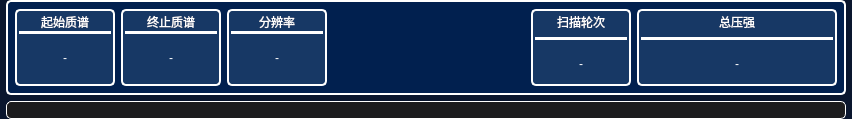
     <widget class="QWidget" name="widget_3" native="true">
      <property name="styleSheet">
       <string notr="true">QWidget{
	background-color: rgb(10, 22, 46);
    border-radius: 5px; 
    
	color: rgb(255, 255, 255);
}</string>
      </property>
      <layout class="QVBoxLayout" name="verticalLayout_2" stretch="0,10">
       <property name="leftMargin">
        <number>6</number>
       </property>
       <property name="topMargin">
        <number>0</number>
       </property>
       <property name="rightMargin">
        <number>6</number>
       </property>
       <property name="bottomMargin">
        <number>0</number>
       </property>
       <item>
        <widget class="QWidget" name="RGA_State" native="true">
         <property name="minimumSize">
          <size>
           <width>0</width>
           <height>95</height>
          </size>
         </property>
         <property name="maximumSize">
          <size>
           <width>16777215</width>
           <height>95</height>
          </size>
         </property>
         <property name="styleSheet">
          <string notr="true">QWidget{
	background-color: rgb(1, 32, 79);
    border-radius: 5px; 
	color: rgb(255, 255, 255);
}

#RGA_State{border:2px solid rgb(255, 255, 255)}</string>
         </property>
         <layout class="QHBoxLayout" name="horizontalLayout_5">
          <item>
           <widget class="QWidget" name="Start_AMU_Display" native="true">
            <property name="minimumSize">
             <size>
              <width>100</width>
              <height>0</height>
             </size>
            </property>
            <property name="maximumSize">
             <size>
              <width>100</width>
              <height>16777215</height>
             </size>
            </property>
            <property name="styleSheet">
             <string notr="true">QWidget
{
background-color: rgb(23, 56, 101);
font: 15pt &quot;Microsoft YaHei UI&quot;;
}

#Start_AMU_Display{border:2px solid rgb(255, 255, 255)}</string>
            </property>
            <layout class="QVBoxLayout" name="verticalLayout_9" stretch="3,0,8">
             <property name="spacing">
              <number>0</number>
             </property>
             <property name="leftMargin">
              <number>4</number>
             </property>
             <property name="topMargin">
              <number>4</number>
             </property>
             <property name="rightMargin">
              <number>4</number>
             </property>
             <property name="bottomMargin">
              <number>4</number>
             </property>
             <item>
              <widget class="QLabel" name="title_4">
               <property name="styleSheet">
                <string notr="true">font: 700 14pt &quot;Microsoft YaHei UI&quot;;</string>
               </property>
               <property name="text">
                <string>起始质谱</string>
               </property>
               <property name="alignment">
                <set>Qt::AlignCenter</set>
               </property>
              </widget>
             </item>
             <item>
              <widget class="Line" name="line_5">
               <property name="enabled">
                <bool>true</bool>
               </property>
               <property name="styleSheet">
                <string notr="true">#line_5
{
background-color: rgb(255, 255, 255);
}

#line_5::disabled
{
background-color: rgb(158, 158, 158);
}</string>
               </property>
               <property name="frameShadow">
                <enum>QFrame::Plain</enum>
               </property>
               <property name="orientation">
                <enum>Qt::Horizontal</enum>
               </property>
              </widget>
             </item>
             <item>
              <widget class="QLabel" name="Start_AMU_Value">
               <property name="styleSheet">
                <string notr="true">font: 700 16pt &quot;Microsoft YaHei UI&quot;;</string>
               </property>
               <property name="text">
                <string>-</string>
               </property>
               <property name="alignment">
                <set>Qt::AlignCenter</set>
               </property>
              </widget>
             </item>
            </layout>
           </widget>
          </item>
          <item>
           <widget class="QWidget" name="Stop_AMU_Display" native="true">
            <property name="minimumSize">
             <size>
              <width>100</width>
              <height>0</height>
             </size>
            </property>
            <property name="maximumSize">
             <size>
              <width>100</width>
              <height>16777215</height>
             </size>
            </property>
            <property name="styleSheet">
             <string notr="true">QWidget
{
background-color: rgb(23, 56, 101);
font: 15pt &quot;Microsoft YaHei UI&quot;;
}

#Stop_AMU_Display{border:2px solid rgb(255, 255, 255)}</string>
            </property>
            <layout class="QVBoxLayout" name="verticalLayout_10" stretch="3,0,8">
             <property name="spacing">
              <number>0</number>
             </property>
             <property name="leftMargin">
              <number>4</number>
             </property>
             <property name="topMargin">
              <number>4</number>
             </property>
             <property name="rightMargin">
              <number>4</number>
             </property>
             <property name="bottomMargin">
              <number>4</number>
             </property>
             <item>
              <widget class="QLabel" name="title_6">
               <property name="styleSheet">
                <string notr="true">font: 700 14pt &quot;Microsoft YaHei UI&quot;;</string>
               </property>
               <property name="text">
                <string>终止质谱</string>
               </property>
               <property name="alignment">
                <set>Qt::AlignCenter</set>
               </property>
              </widget>
             </item>
             <item>
              <widget class="Line" name="line_6">
               <property name="enabled">
                <bool>true</bool>
               </property>
               <property name="styleSheet">
                <string notr="true">#line_6
{
background-color: rgb(255, 255, 255);
}

#line_6::disabled
{
background-color: rgb(158, 158, 158);
}</string>
               </property>
               <property name="frameShadow">
                <enum>QFrame::Plain</enum>
               </property>
               <property name="orientation">
                <enum>Qt::Horizontal</enum>
               </property>
              </widget>
             </item>
             <item>
              <widget class="QLabel" name="Stop_AMU_Value">
               <property name="styleSheet">
                <string notr="true">font: 700 16pt &quot;Microsoft YaHei UI&quot;;</string>
               </property>
               <property name="text">
                <string>-</string>
               </property>
               <property name="alignment">
                <set>Qt::AlignCenter</set>
               </property>
              </widget>
             </item>
            </layout>
           </widget>
          </item>
          <item>
           <widget class="QWidget" name="Ppamu_Display" native="true">
            <property name="minimumSize">
             <size>
              <width>100</width>
              <height>0</height>
             </size>
            </property>
            <property name="maximumSize">
             <size>
              <width>100</width>
              <height>16777215</height>
             </size>
            </property>
            <property name="styleSheet">
             <string notr="true">QWidget
{
background-color: rgb(23, 56, 101);
font: 15pt &quot;Microsoft YaHei UI&quot;;
}

#Ppamu_Display{border:2px solid rgb(255, 255, 255)}</string>
            </property>
            <layout class="QVBoxLayout" name="verticalLayout_11" stretch="3,0,8">
             <property name="spacing">
              <number>0</number>
             </property>
             <property name="leftMargin">
              <number>4</number>
             </property>
             <property name="topMargin">
              <number>4</number>
             </property>
             <property name="rightMargin">
              <number>4</number>
             </property>
             <property name="bottomMargin">
              <number>4</number>
             </property>
             <item>
              <widget class="QLabel" name="title_8">
               <property name="styleSheet">
                <string notr="true">font: 700 14pt &quot;Microsoft YaHei UI&quot;;</string>
               </property>
               <property name="text">
                <string>分辨率</string>
               </property>
               <property name="alignment">
                <set>Qt::AlignCenter</set>
               </property>
              </widget>
             </item>
             <item>
              <widget class="Line" name="line_7">
               <property name="enabled">
                <bool>true</bool>
               </property>
               <property name="styleSheet">
                <string notr="true">#line_7
{
background-color: rgb(255, 255, 255);
}

#line_7::disabled
{
background-color: rgb(158, 158, 158);
}</string>
               </property>
               <property name="frameShadow">
                <enum>QFrame::Plain</enum>
               </property>
               <property name="orientation">
                <enum>Qt::Horizontal</enum>
               </property>
              </widget>
             </item>
             <item>
              <widget class="QLabel" name="Ppamu_Value">
               <property name="styleSheet">
                <string notr="true">font: 700 16pt &quot;Microsoft YaHei UI&quot;;</string>
               </property>
               <property name="text">
                <string>-</string>
               </property>
               <property name="alignment">
                <set>Qt::AlignCenter</set>
               </property>
              </widget>
             </item>
            </layout>
           </widget>
          </item>
          <item>
           <spacer name="horizontalSpacer_4">
            <property name="orientation">
             <enum>Qt::Horizontal</enum>
            </property>
            <property name="sizeHint" stdset="0">
             <size>
              <width>198</width>
              <height>20</height>
             </size>
            </property>
           </spacer>
          </item>
          <item>
           <widget class="QWidget" name="Scan_Number_Display" native="true">
            <property name="minimumSize">
             <size>
              <width>100</width>
              <height>0</height>
             </size>
            </property>
            <property name="maximumSize">
             <size>
              <width>100</width>
              <height>16777215</height>
             </size>
            </property>
            <property name="styleSheet">
             <string notr="true">QWidget
{
background-color: rgb(23, 56, 101);
font: 15pt &quot;Microsoft YaHei UI&quot;;
}



#Scan_Number_Display{border:2px solid rgb(255, 255, 255)}</string>
            </property>
            <layout class="QVBoxLayout" name="verticalLayout_12" stretch="3,0,8">
             <property name="leftMargin">
              <number>4</number>
             </property>
             <property name="topMargin">
              <number>4</number>
             </property>
             <property name="rightMargin">
              <number>4</number>
             </property>
             <property name="bottomMargin">
              <number>4</number>
             </property>
             <item>
              <widget class="QLabel" name="title_10">
               <property name="styleSheet">
                <string notr="true">font: 700 14pt &quot;Microsoft YaHei UI&quot;;</string>
               </property>
               <property name="text">
                <string>扫描轮次</string>
               </property>
               <property name="alignment">
                <set>Qt::AlignCenter</set>
               </property>
              </widget>
             </item>
             <item>
              <widget class="Line" name="line_8">
               <property name="enabled">
                <bool>true</bool>
               </property>
               <property name="styleSheet">
                <string notr="true">#line_8
{
background-color: rgb(255, 255, 255);
}

#line_8::disabled
{
background-color: rgb(158, 158, 158);
}</string>
               </property>
               <property name="frameShadow">
                <enum>QFrame::Plain</enum>
               </property>
               <property name="orientation">
                <enum>Qt::Horizontal</enum>
               </property>
              </widget>
             </item>
             <item>
              <widget class="QLabel" name="Scan_Number_Value">
               <property name="styleSheet">
                <string notr="true">font: 700 16pt &quot;Microsoft YaHei UI&quot;;</string>
               </property>
               <property name="text">
                <string>-</string>
               </property>
               <property name="alignment">
                <set>Qt::AlignCenter</set>
               </property>
              </widget>
             </item>
            </layout>
           </widget>
          </item>
          <item>
           <widget class="QWidget" name="Tol_Pressure_Display" native="true">
            <property name="minimumSize">
             <size>
              <width>200</width>
              <height>0</height>
             </size>
            </property>
            <property name="maximumSize">
             <size>
              <width>100</width>
              <height>16777215</height>
             </size>
            </property>
            <property name="styleSheet">
             <string notr="true">QWidget
{
background-color: rgb(23, 56, 101);
font: 15pt &quot;Microsoft YaHei UI&quot;;
}


#Tol_Pressure_Display{border:2px solid rgb(255, 255, 255)}</string>
            </property>
            <layout class="QVBoxLayout" name="verticalLayout_8" stretch="3,0,8">
             <property name="leftMargin">
              <number>4</number>
             </property>
             <property name="topMargin">
              <number>4</number>
             </property>
             <property name="rightMargin">
              <number>4</number>
             </property>
             <property name="bottomMargin">
              <number>4</number>
             </property>
             <item>
              <widget class="QLabel" name="title_2">
               <property name="styleSheet">
                <string notr="true">font: 700 14pt &quot;Microsoft YaHei UI&quot;;</string>
               </property>
               <property name="text">
                <string>总压强</string>
               </property>
               <property name="alignment">
                <set>Qt::AlignCenter</set>
               </property>
              </widget>
             </item>
             <item>
              <widget class="Line" name="line_4">
               <property name="enabled">
                <bool>true</bool>
               </property>
               <property name="styleSheet">
                <string notr="true">#line_4
{
background-color: rgb(255, 255, 255);
}

#line_4::disabled
{
background-color: rgb(158, 158, 158);
}</string>
               </property>
               <property name="frameShadow">
                <enum>QFrame::Plain</enum>
               </property>
               <property name="lineWidth">
                <number>1</number>
               </property>
               <property name="orientation">
                <enum>Qt::Horizontal</enum>
               </property>
              </widget>
             </item>
             <item>
              <widget class="QLabel" name="Tol_Pressure_Value">
               <property name="styleSheet">
                <string notr="true">font: 700 16pt &quot;Microsoft YaHei UI&quot;;</string>
               </property>
               <property name="text">
                <string>-</string>
               </property>
               <property name="alignment">
                <set>Qt::AlignCenter</set>
               </property>
              </widget>
             </item>
            </layout>
           </widget>
          </item>
         </layout>
        </widget>
       </item>
       <item>
        <widget class="QWidget" name="Chart_Display" native="true">
         <property name="styleSheet">
          <string notr="true">QWidget{
	background-color: rgb(28, 28, 30);
    border-radius: 5px; 
	color: rgb(255, 255, 255);
}

#Chart_Display{
	background-color: rgb(28, 28, 30);
    border-radius: 5px; 
     border:1px solid rgb(255, 255, 255);
	color: rgb(255, 255, 255);
}</string>
         </property>
         <layout class="QVBoxLayout" name="verticalLayout_14" stretch="1,1">
          <item>
           <layout class="QVBoxLayout" name="AMU_Chart_verticalLayout"/>
          </item>
          <item>
           <layout class="QVBoxLayout" name="Chart_verticalLayout"/>
          </item>
         </layout>
        </widget>
       </item>
      </layout>
     </widget>
